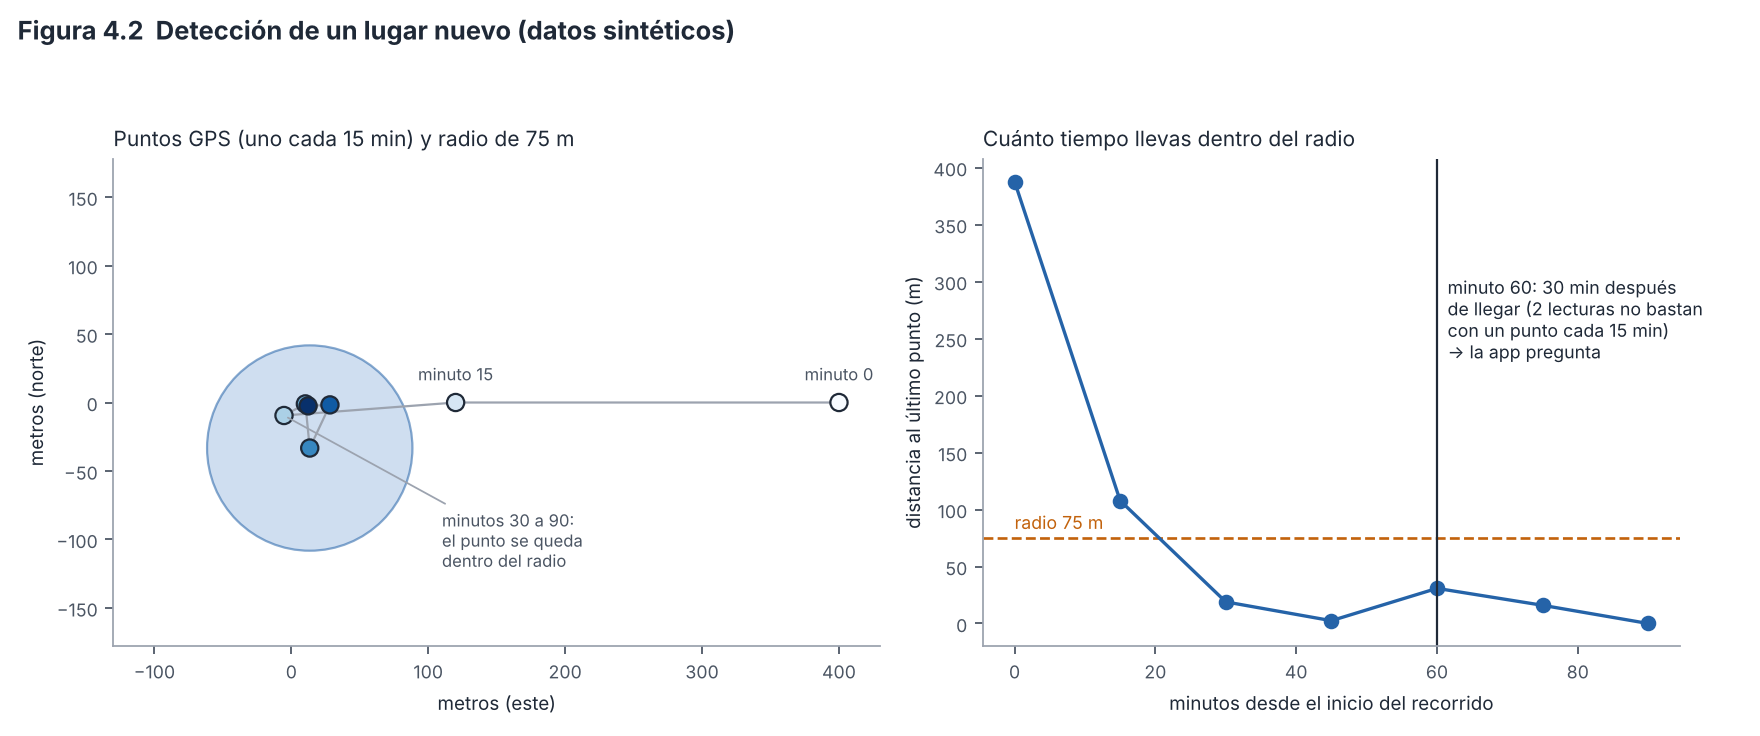

Reproduce this figure in Python.
"""Figura 4.2 - Detección de un lugar nuevo con datos SINTÉTICOS: mismos umbrales que la app
(radio 75 m, 20 min, precisión <= 120 m, punto cada 15 min). Uso: python fig05_deteccion_lugar.py [salida.png]"""
import sys
import numpy as np
import matplotlib
matplotlib.use("Agg")
import matplotlib.pyplot as plt
import estilo  # paleta y tipografía comunes (módulo 12)

RADIO, MINUTOS, PREC_MAX = 75.0, 20, 120.0
rng = np.random.default_rng(11)
# Trayecto: llega al sitio, se queda ~1 h. Un punto cada 15 min (como el pulso de la app).
t = np.arange(0, 91, 15)                                  # minutos desde la llegada
base = np.array([[400, 0], [120, 0], [0, 0], [0, 0], [0, 0], [0, 0], [0, 0]], float)[: len(t)]
ruido = rng.normal(0, 18, base.shape); ruido[:2] = 0
pts = base + ruido
prec = np.array([40, 35, 25, 30, 22, 28, 30], float)[: len(t)]

def detectar(pts, t, prec):
    """Replica Lugares.estancia: hacia atrás mientras sigas dentro del radio del ÚLTIMO punto."""
    resultados = []
    for k in range(2, len(t) + 1):
        p, tt, pr = pts[:k], t[:k], prec[:k]
        ok = pr <= PREC_MAX
        p, tt = p[ok], tt[ok]
        if len(p) < 2: resultados.append(None); continue
        i = len(p) - 1
        while i > 0 and np.hypot(*(p[i - 1] - p[-1])) <= RADIO: i -= 1
        tramo = tt[i:]
        resultados.append(tt[-1] if (len(tramo) >= 2 and tt[-1] - tramo[0] >= MINUTOS) else None)
    return resultados

res = detectar(pts, t, prec)
disparo = next((r for r in res if r is not None), None)

fig, (a, b) = plt.subplots(1, 2, figsize=(11, 4.6), dpi=160, gridspec_kw={"width_ratios": [1.1, 1]})
a.set_aspect("equal", adjustable="datalim"); a.set_xlim(-130, 430); a.set_ylim(-200, 200)
a.add_patch(plt.Circle(pts[-1] if disparo is None else pts[list(t).index(disparo)], RADIO, fc=estilo.AZUL_CLARO, ec=estilo.AZUL, alpha=.55))
a.plot(pts[:, 0], pts[:, 1], "-", color=estilo.GRIS_MEDIO, lw=1)
a.scatter(pts[:, 0], pts[:, 1], c=t, cmap="Blues", edgecolor=estilo.TINTA, s=60, zorder=3)
for x, y, m in zip(pts[:, 0], pts[:, 1], t):
    if m in (0, 15):
        a.annotate(f"minuto {m}", (x, y), textcoords="offset points", xytext=(0, 10), ha="center", fontsize=7.5, color=estilo.TINTA_2)
a.annotate("minutos 30 a 90:\nel punto se queda\ndentro del radio", (pts[2, 0], pts[2, 1]), xytext=(110, -120), fontsize=7.5, color=estilo.TINTA_2,
           arrowprops=dict(arrowstyle="-", color=estilo.GRIS_MEDIO, lw=.8))
a.set_xlabel("metros (este)", fontsize=8.5); a.set_ylabel("metros (norte)", fontsize=8.5); a.tick_params(labelsize=8)
a.set_title("Puntos GPS (uno cada 15 min) y radio de 75 m", loc="left", fontsize=9.5, color=estilo.TINTA)
d = [np.hypot(*(p - pts[-1])) for p in pts]
b.axhline(RADIO, color=estilo.OCRE, lw=1.2, ls="--"); b.text(t[0], RADIO + 8, "radio 75 m", fontsize=8, color=estilo.OCRE)
b.plot(t, d, "o-", color=estilo.AZUL); b.set_xlabel("minutos desde el inicio del recorrido", fontsize=8.5)
b.set_ylabel("distancia al último punto (m)", fontsize=8.5); b.tick_params(labelsize=8)
if disparo is not None:
    b.axvline(disparo, color=estilo.TINTA, lw=1); b.text(disparo + 1.5, max(d) * .6, f"minuto {int(disparo)}: 30 min después\nde llegar (2 lecturas no bastan\ncon un punto cada 15 min)\n→ la app pregunta", fontsize=8, color=estilo.TINTA)
b.set_title("Cuánto tiempo llevas dentro del radio", loc="left", fontsize=9.5, color=estilo.TINTA)
fig.suptitle("Figura 4.2  Detección de un lugar nuevo (datos sintéticos)", x=0.01, ha="left", fontsize=11.5, weight="bold", color=estilo.TINTA)
fig.tight_layout(rect=(0, 0, 1, .93))
fig.savefig(sys.argv[1] if len(sys.argv) > 1 else "fig05_deteccion_lugar.png")
print("detección en el minuto", disparo)
